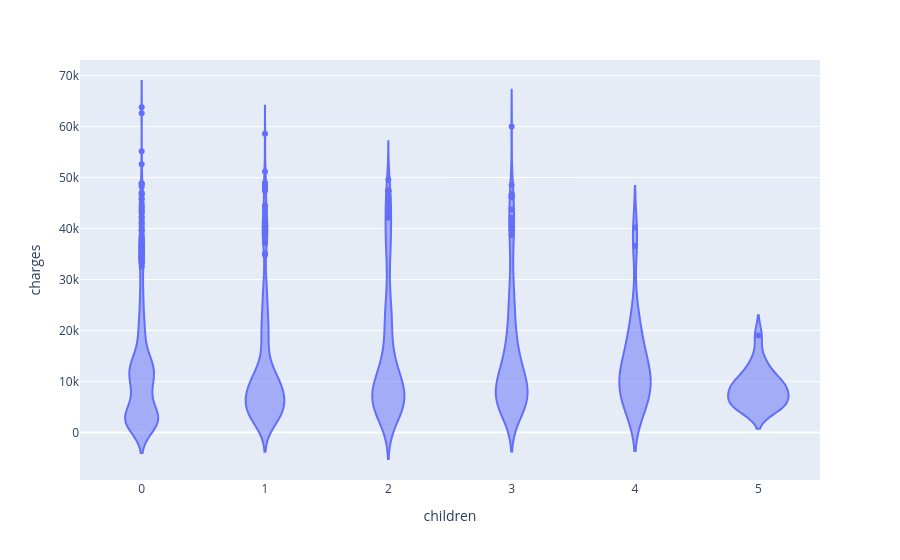

The notebook cell this image was saved under:
### Code cell
px.violin(medical_df, x = 'children',y = 'charges')

### Figure 1 — Plotly figure (JSON) as saved in the notebook; plotly's stock layout.template omitted (floating-point values rounded to 4 significant figures; data arrays with more than 128 entries replaced by an {"elided": "..."} marker saying what was removed)
{"data": [{"alignmentgroup": "True", "box": {"visible": false}, "hovertemplate": "children=%{x}<br>charges=%{y}<extra></extra>", "legendgroup": "", "marker": {"color": "#636efa"}, "name": "", "offsetgroup": "", "orientation": "v", "scalegroup": "True", "showlegend": false, "type": "violin", "x": {"elided": "1338 int values"}, "x0": " ", "xaxis": "x", "y": {"elided": "1338 float values"}, "y0": " ", "yaxis": "y"}], "layout": {"legend": {"tracegroupgap": 0}, "margin": {"t": 60}, "violinmode": "group", "xaxis": {"anchor": "y", "domain": [0, 1], "title": {"text": "children"}}, "yaxis": {"anchor": "x", "domain": [0, 1], "title": {"text": "charges"}}}}
